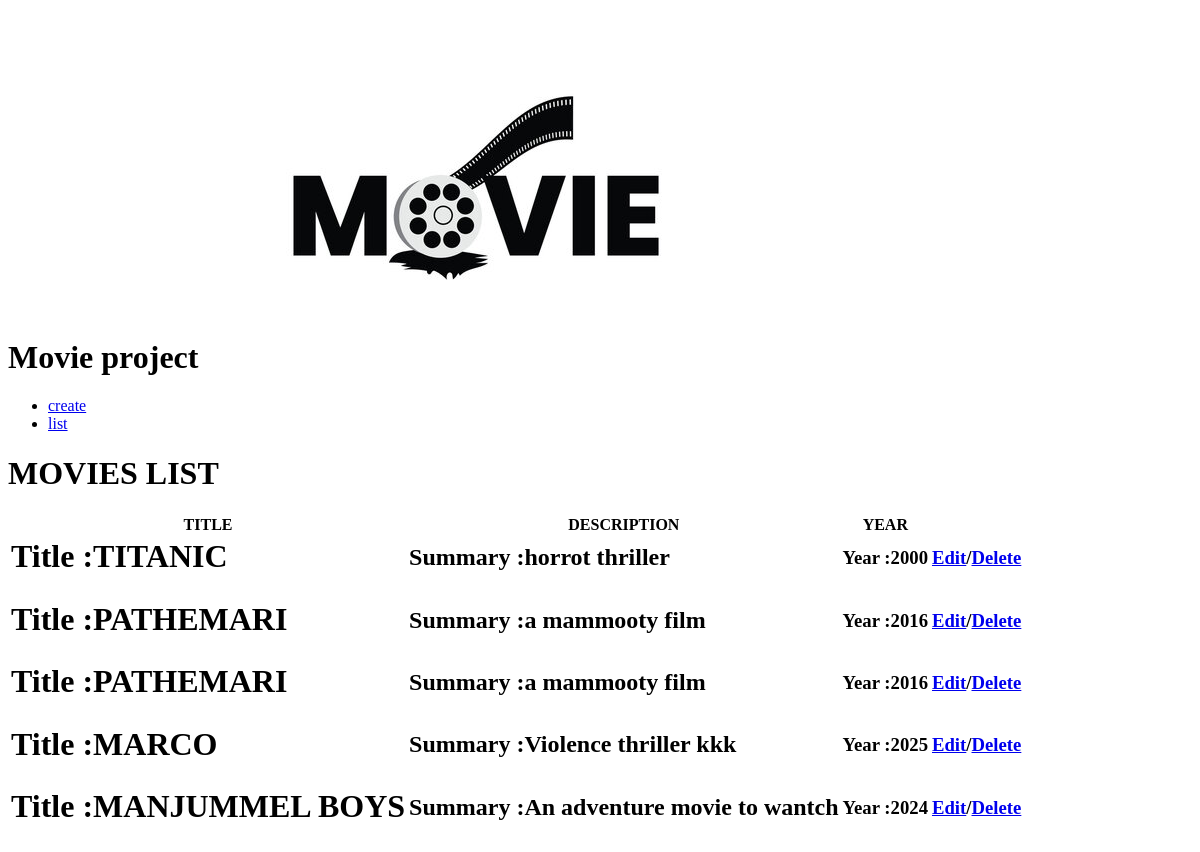
The app's page /, older data.
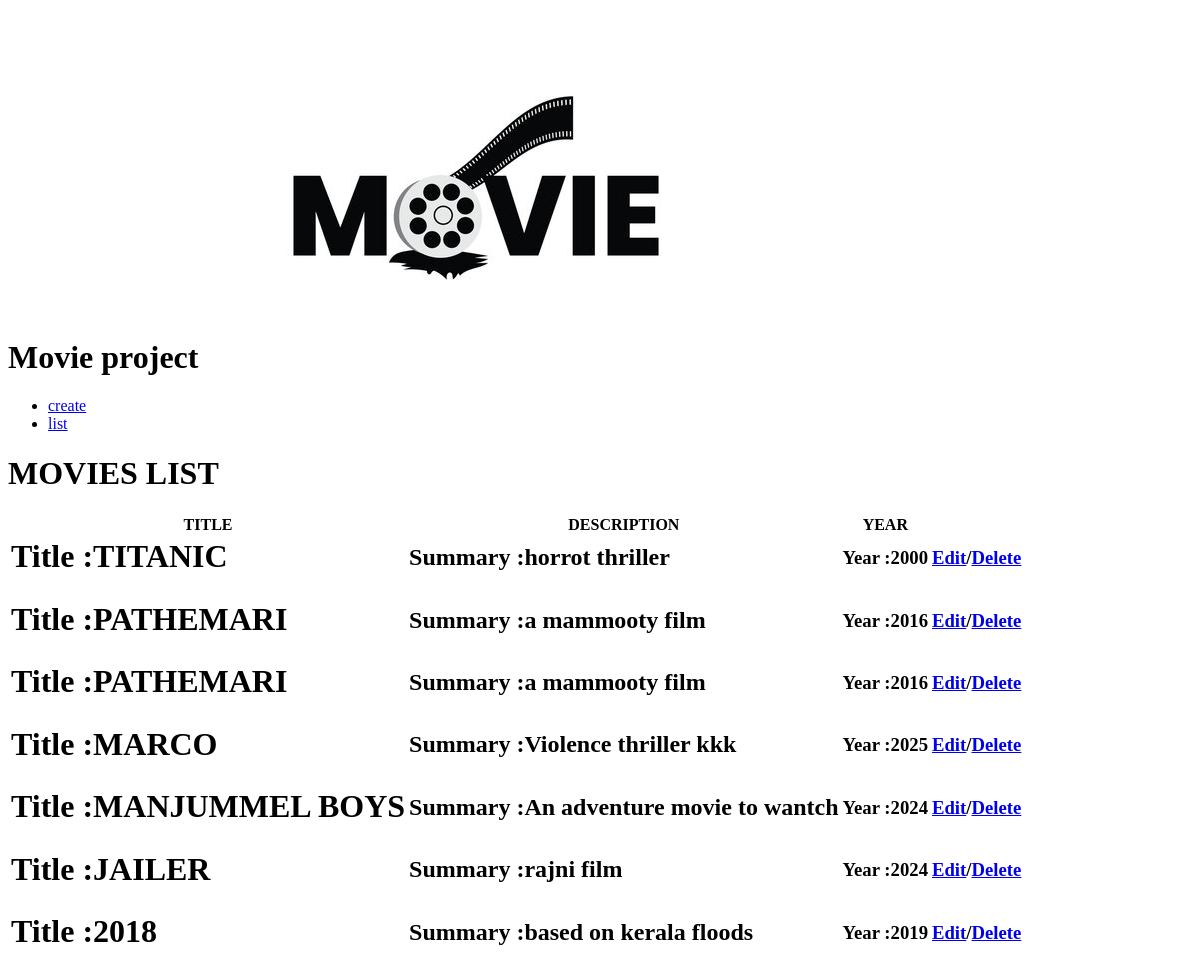
The same page, newer data.
### movies/models.py (models this page shows)
class MovieInfo(models.Model):
    title=models.CharField(max_length=200)
    year=models.IntegerField(null=True)
    description=models.TextField()

### movies/views.py (the view)
# urls.py: path('', views.list, name='list'),
def list(request):
        movie_set=MovieInfo.objects.all()
        print(movie_set)
        return render(request,'list.html',{'movies': movie_set})

### movies/templates/list.html
{% extends 'blank_layout.html' %}
{% load static %}
{% block content %}
    <h1>MOVIES LIST</h1>
    <table>
        <tr>
            <th>TITLE</th>
            <th>DESCRIPTION</th>
            <th>YEAR</th>
        </tr>
    {% for movie_obj in movies %}
    <tr>
    <td><h1>Title :{{movie_obj.title | upper}}</h1></td>
    <td><h2>Summary :{{movie_obj.description | default:'no data available'}}</h2></td>
    <td><h3>Year :{{movie_obj.year}}</h3></td>
    <td><h3><a href="{% url 'edit' movie_obj.id %}">Edit</a>/<a href="{% url 'delete' movie_obj.id %}">Delete</a></h3></td>
    </tr>
    {% endfor %}
    </table>
{% endblock content %}

### movies/templates/blank_layout.html (shortened to what this page needs)
{% load static %}
<h1>Movie project
<img src="{% static 'images/logo.jpg' %}" alt="my image" />
</h1>
{% include 'menu.html' %}
{% block content %}{% endblock content %}

### movies/templates/menu.html
<ul>
    <li><a href="{% url 'create' %}">create</a></li>
    <li><a href="{% url 'list' %}">list</a></li>
</ul>

Row changes from the older to the newer data that the page shows:
added MovieInfo: title "JAILER", description "rajni film", year "2024"
added MovieInfo: title "2018", description "based on kerala floods", year "2019"
